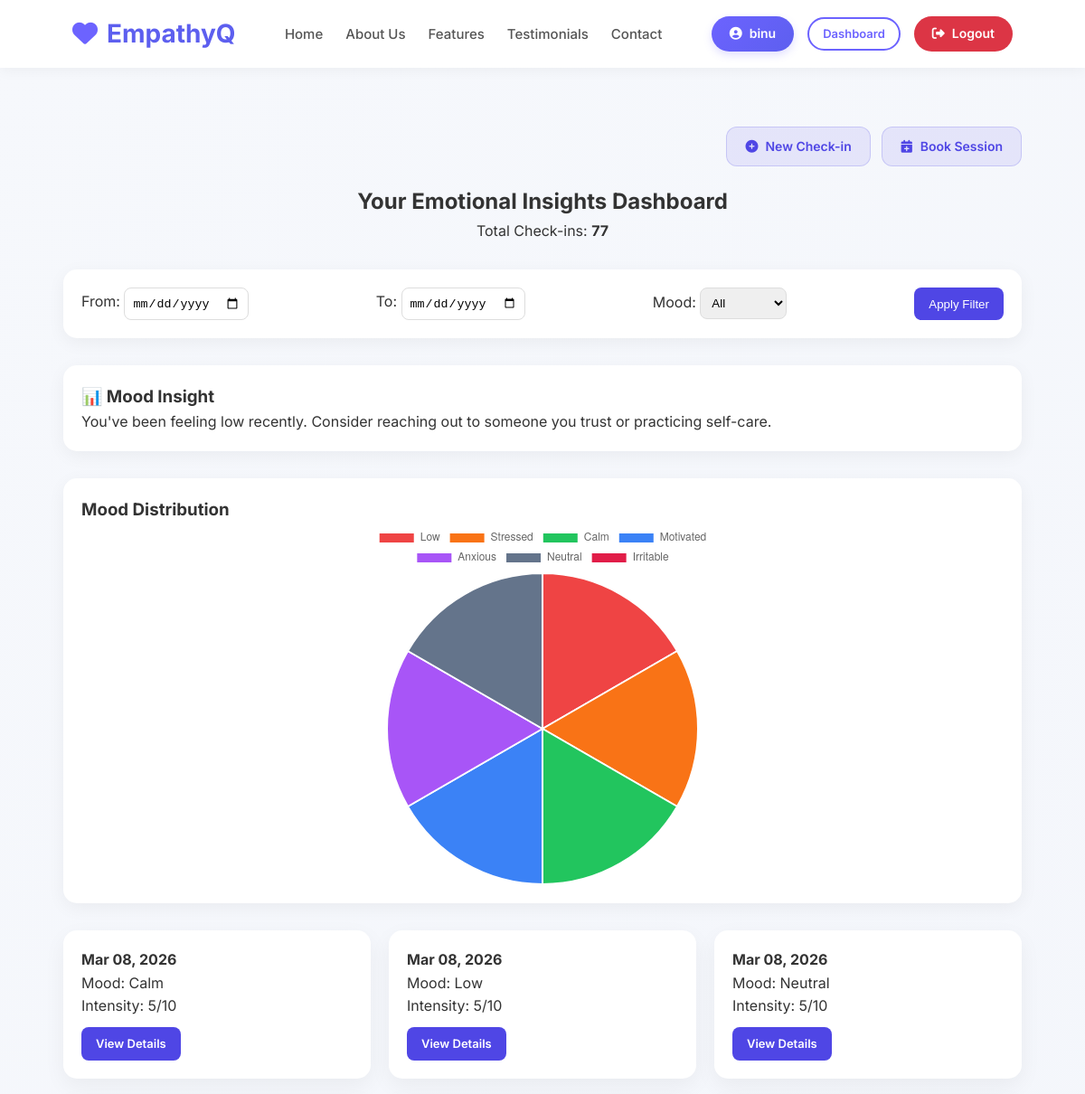
Page /user/checkins/ (signed in, upper part) on the earlier database version.
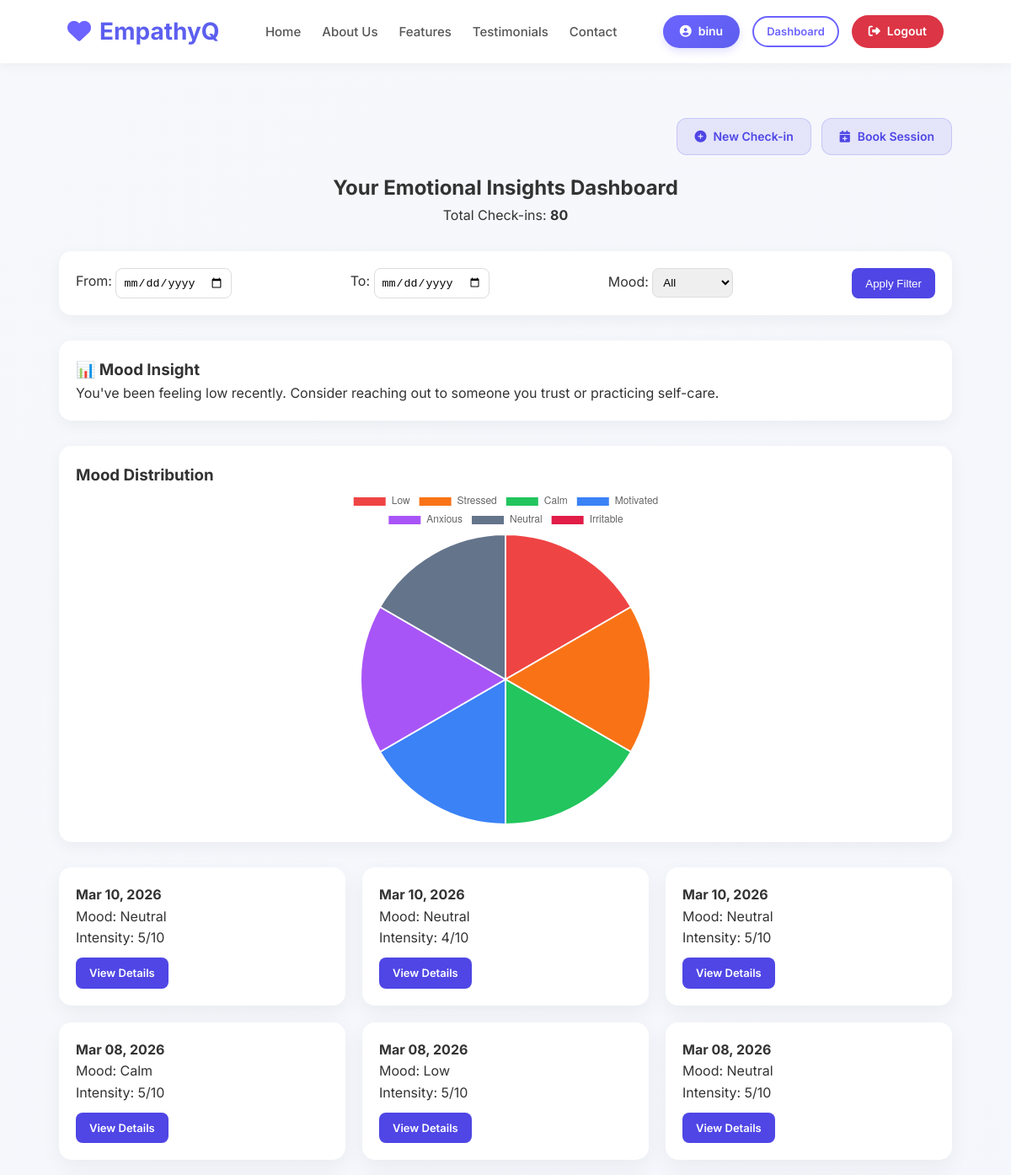
Same page on the later database version.
### user/models.py (models this page shows, shortened)
class EmotionalCheckIn(models.Model):
    MOOD_CHOICES = EmotionalOption.MOOD_CHOICES
    ENERGY_LEVELS = [
        ('low', 'Low Energy'),
        ('medium', 'Medium Energy'),
        ('high', 'High Energy'),
    ]
    user = models.ForeignKey(User, on_delete=models.CASCADE, related_name='emotional_checkins')
    created_at = models.DateTimeField(auto_now_add=True)
    primary_mood = models.CharField(max_length=20, choices=MOOD_CHOICES)
    secondary_mood = models.CharField(max_length=20, choices=MOOD_CHOICES, null=True, blank=True)
    intensity_score = models.IntegerField(default=5, validators=[MinValueValidator(1), MaxValueValidator(10)])
    energy_level = models.CharField(
        max_length=20,
        choices=ENERGY_LEVELS,
        default='medium',
        null=True,
        blank=True,
        help_text="Energy level derived from mood analysis"
    )
    mood_profile = models.JSONField(
        default=dict,
        null=True,
        blank=True,
        help_text="Stores mood analysis patterns and profiles"
    )
    notes = models.TextField(blank=True, null=True, help_text="Optional personal notes about how you're feeling")
    final_mood = models.CharField(
        max_length=20,
        choices=MOOD_CHOICES,
        null=True,
        blank=True,
        help_text="Legacy field - use primary_mood for new code"
    )
    class Meta:
        ordering = ['-created_at']

### user/views.py (the view)
def checkin_history(request):
    user = request.user
    checkins = EmotionalCheckIn.objects.filter(user=user).order_by('-created_at')
    start_date = request.GET.get('start_date')
    end_date = request.GET.get('end_date')
    if start_date:
        checkins = checkins.filter(created_at__date__gte=start_date)
    if end_date:
        checkins = checkins.filter(created_at__date__lte=end_date)
    selected_mood = request.GET.get('mood')
    if selected_mood:
        checkins = checkins.filter(primary_mood=selected_mood)
    total_checkins = checkins.count()
    mood_counts = checkins.values('primary_mood').annotate(count=Count('primary_mood'))
    mood_data = {
        'low': 0,
        'stressed': 0,
        'calm': 0,
        'motivated': 0,
        'anxious': 0,
        'neutral': 0,
        'irritable': 0,
    }
    for mood in mood_counts:
        mood_data[mood['primary_mood']] = mood['count']
    dominant_mood = None
    if total_checkins > 0:
        dominant_mood = max(mood_data, key=mood_data.get)
    mood_insight = ""
    mood_messages = {
        'low': "You've been feeling low recently. Consider reaching out to someone you trust or practicing self-care.",
        'stressed': "Stress levels seem high. Try relaxation techniques or short breaks during your day.",
        'calm': "Great emotional stability! Keep maintaining your healthy habits.",
        'motivated': "You're feeling motivated! This is a great time to work toward your goals.",
        'anxious': "Anxiety seems present. Deep breathing and grounding exercises may help.",
        'neutral': "Your mood has been balanced. Keep observing your emotional patterns.",
        'irritable': "You’ve been feeling irritable. Try identifying triggers and practicing patience strategies.",
    }
    if dominant_mood:
        mood_insight = mood_messages.get(dominant_mood)
    context = {
        'checkins': checkins,
        'total_checkins': total_checkins,
        'mood_data': mood_data,
        'mood_insight': mood_insight,
        'selected_mood': selected_mood,
        'start_date': start_date,
        'end_date': end_date,
    }
    return render(request, 'user/checkin_history.html', context)

### user/templates/user/checkin_history.html (shortened to what this page needs)
{% extends 'base.html' %}
{% block content %}
<div class="dashboard-container">
    <div class="action-header">
        <a href="{% url 'user:emotional_checkin' %}" class="action-btn">
            <i class="fas fa-plus-circle"></i>
            New Check-in
        </a>
        <a href="{% url 'user:book_session' %}" class="action-btn">
            <i class="fas fa-calendar-plus"></i>
            Book Session
        </a>
    </div>
    <div class="dashboard-title">
        <h2>Your Emotional Insights Dashboard</h2>
        <p>Total Check-ins: <strong>{{ total_checkins }}</strong></p>
    </div>
    <form method="GET" class="filter-box">
        <div>
            <label>From:</label>
            <input type="date" name="start_date" value="{{ start_date }}">
        </div>
        <div>
            <label>To:</label>
            <input type="date" name="end_date" value="{{ end_date }}">
        </div>
        <div>
            <label>Mood:</label>
            <select name="mood">
                <option value="">All</option>
            </select>
        </div>
        <button type="submit">Apply Filter</button>
    </form>
    {% if mood_insight %}
    <div class="summary-card">
        <h3>📊 Mood Insight</h3>
        <p>{{ mood_insight }}</p>
    </div>
    {% endif %}
    <div class="summary-card">
        <h3>Mood Distribution</h3>
        <div class="chart-container">
            <canvas id="moodChart"></canvas>
        </div>
    </div>
    <div class="checkin-grid">
        {% for checkin in checkins %}
        <div class="checkin-card">
            <p><strong>{{ checkin.created_at|date:"M d, Y" }}</strong></p>
            <p>Mood: {{ checkin.primary_mood|title }}</p>
            <p>Intensity: {{ checkin.intensity_score }}/10</p>
            <a href="{% url 'user:checkin_detail' checkin.id %}" class="details-btn">
                View Details
            </a>
        </div>
        {% empty %}
        <p>No check-ins found.</p>
        {% endfor %}
    </div>
</div>
{% endblock %}
{% block extra_js %}
<script>
    const ctx = document.getElementById('moodChart').getContext('2d');
    new Chart(ctx, {
        type: 'pie',
        data: {
            labels: ['Low', 'Stressed', 'Calm', 'Motivated', 'Anxious', 'Neutral', 'Irritable'],
            datasets: [{
                data: [
                    {{ mood_data.low }},
                    {{ mood_data.stressed }},
                    {{ mood_data.calm }},
                    {{ mood_data.motivated }},
                    {{ mood_data.anxious }},
                    {{ mood_data.neutral }},
                    {{ mood_data.irritable }}
                ],
                backgroundColor: [
                    '#ef4444',
                    '#f97316',
                    '#22c55e',
                    '#3b82f6',
                    '#a855f7',
                    '#64748b',
                    '#e11d48'
                ]
            }]
        }
    });
</script>
{% endblock %}

Differences in the rows shown:
added EmotionalCheckIn: created_at "Mar 10, 2026", primary_mood "Neutral", intensity_score "5"
added EmotionalCheckIn: created_at "Mar 10, 2026", primary_mood "Neutral", intensity_score "4"
added EmotionalCheckIn: created_at "Mar 10, 2026", primary_mood "Neutral", intensity_score "5"
Other differences:
{{ total_checkins }}: "77" → "80"
